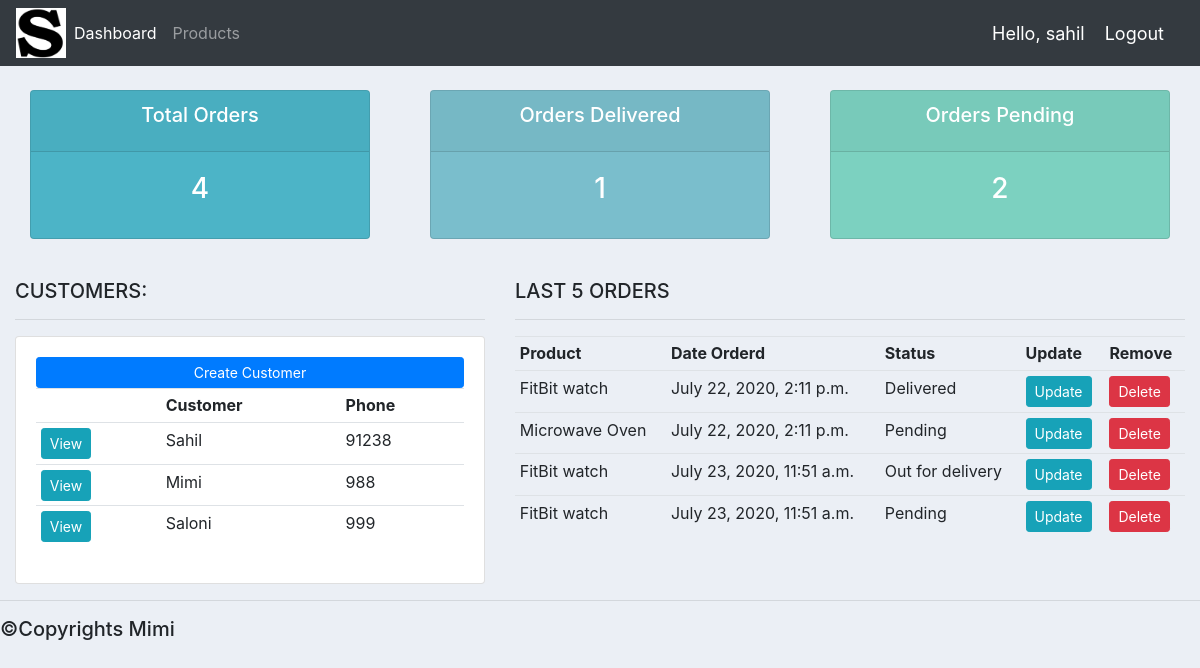
The app's page / (signed in), older data.
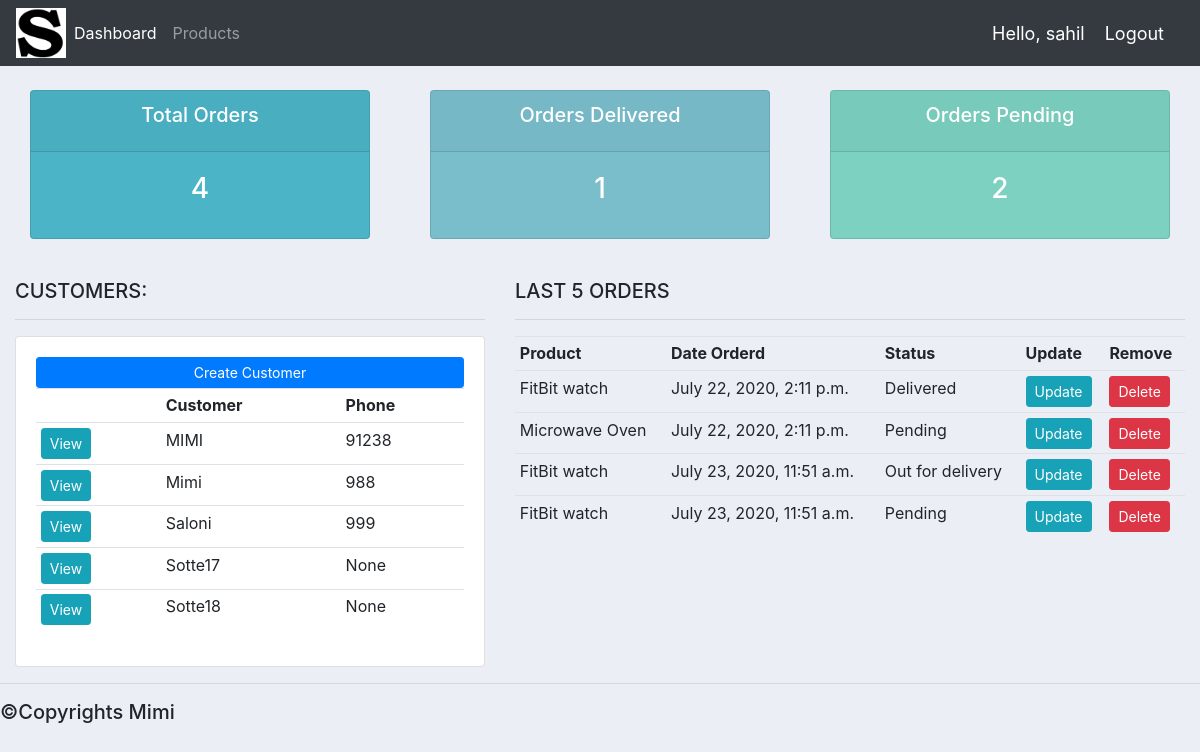
The same page, newer data.
### Accounts/models.py (models this page shows, shortened)
class Customer(models.Model):
	user=models.OneToOneField(User,on_delete=models.CASCADE,null=True)
	name = models.CharField(max_length=200, null=True)
	phone = models.CharField(max_length=200, null=True)
	email = models.CharField(max_length=200, null=True)
	profile_pic = models.ImageField(default="profile1.png", null=True, blank=True)
	date_created = models.DateTimeField(auto_now_add=True, null=True)

class Order(models.Model):
	STATUS = (
			('Pending', 'Pending'),
			('Out for delivery', 'Out for delivery'),
			('Delivered', 'Delivered'),
			)
	customer = models.ForeignKey(Customer, null=True, on_delete= models.SET_NULL)
	product = models.ForeignKey(Product, null=True, on_delete= models.SET_NULL)
	date_created = models.DateTimeField(auto_now_add=True, null=True)
	status = models.CharField(max_length=200, null=True, choices=STATUS)

class Product(models.Model):
	CATEGORY = (
			('Indoor', 'Indoor'),
			('Out Door', 'Out Door'),
			)
	name = models.CharField(max_length=200, null=True)
	price = models.FloatField(null=True)
	category = models.CharField(max_length=200, null=True, choices=CATEGORY)
	description = models.CharField(max_length=200, null=True, blank=True)
	date_created = models.DateTimeField(auto_now_add=True, null=True)
	tags = models.ManyToManyField(Tag)
	def __str__(self):
		return self.name

### Accounts/decorators.py (the view)
	def wrapper_function(request, *args, **kwargs):
		group = None
		if request.user.groups.exists():
			group = request.user.groups.all()[0].name
		if group == 'customer':
			return redirect('user-page')
		if group == 'admin':
			return view_func(request, *args, **kwargs)

### Accounts/views.py (called while the page is built)
@login_required(login_url='login')
@admin_only
def home(request):
	orders = Order.objects.all()
	customers = Customer.objects.all()
	total_customers = customers.count()
	total_orders = orders.count()
	delivered = orders.filter(status='Delivered').count()
	pending = orders.filter(status='Pending').count()
	context = {'orders':orders, 'customers':customers,
	'total_orders':total_orders,'delivered':delivered,
	'pending':pending }
	return render(request, 'Accounts/dashboard.html', context)

### Accounts/templates/Accounts/dashboard.html
{%  extends 'Accounts/main.html' %}
{% block content %}
{%  include 'Accounts/status.html' %}
<br>
<div class="row">
	<div class="col-md-5">
		<h5>CUSTOMERS:</h5>
		<hr>
		<div class="card card-body">
			<a class="btn btn-primary  btn-sm btn-block" href="">Create Customer</a>
			<table class="table table-sm">
				<tr>
					<th></th>
					<th>Customer</th>
					<th>Phone</th>
				</tr>
				{% for customer in customers %}
					<tr>
						<td><a class="btn btn-sm btn-info" href="{% url 'customer' customer.id %}">View</a></td>
						<td>{{customer.name}}</td>
						<td>{{customer.phone}}</td>
					</tr>
				{% endfor %}
			</table>
		</div>
	</div>
	<div class="col-md-7">
		<h5>LAST 5 ORDERS</h5>
		<hr>
			<table class="table table-sm">
				<tr>
					<th>Product</th>
					<th>Date Orderd</th>
					<th>Status</th>
					<th>Update</th>
					<th>Remove</th>
				</tr>
				{% for order in orders %}
					<tr>
						<td>{{order.product}}</td>
						<td>{{order.date_created}}</td>
						<td>{{order.status}}</td>
						<td><a class="btn btn-sm btn-info" href="{% url 'update_order' order.id%}">Update</a></td>
						<td><a class="btn btn-sm btn-danger"href="{% url 'delete_order' order.id%}">Delete</a></td>
					</tr>
				{% endfor %}
			</table>
		</div>
	</div>
</div>
{% endblock %}

Row changes from the older to the newer data that the page shows:
changed Customer: name "Sahil" → "MIMI"
added Customer: name "Sotte17", phone "None"
added Customer: name "Sotte18", phone "None"
